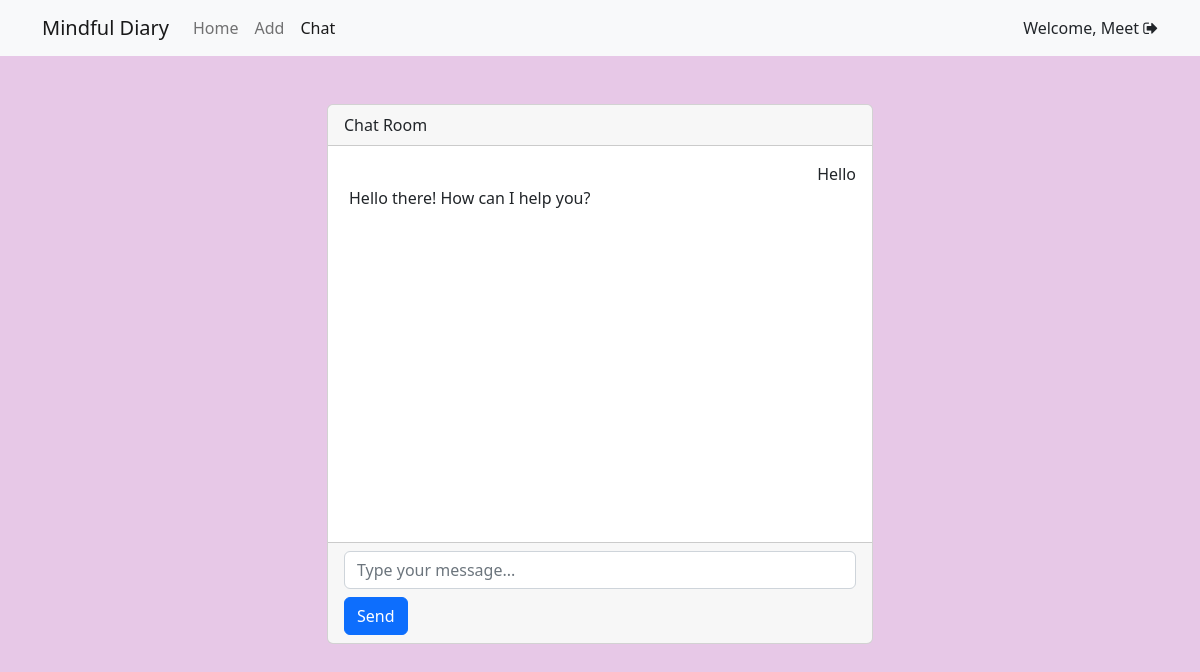
Page /chat/ (signed in) on the earlier database version.
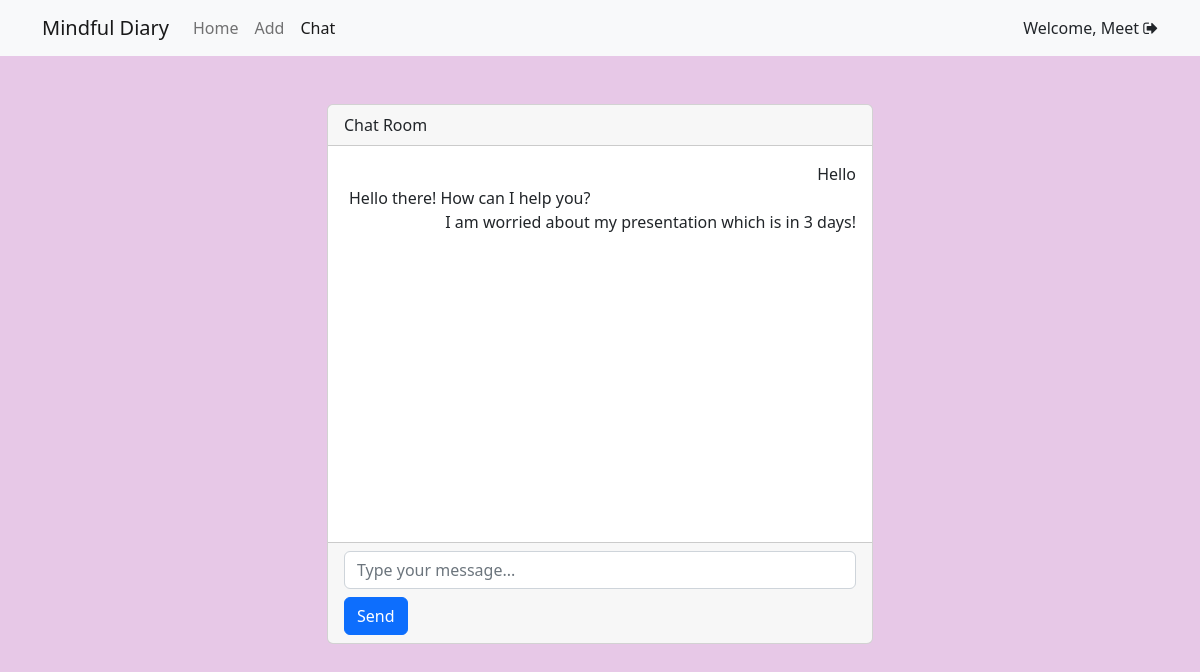
Same page on the later database version.
### home/models.py (models this page shows, shortened)
class ChatbotConversation(models.Model):
    user = models.ForeignKey(User, on_delete=models.CASCADE)
    message = models.TextField()
    timestamp = models.DateTimeField(auto_now_add=True)
    is_chatbot_message = models.BooleanField(default=False)

### home/views.py (the view)
# urls.py: path('chat/',chat, name="chat"),
@login_required(login_url="/login")
def chat(request):
    conversations = ChatbotConversation.objects.all()
    return render(request, "chat.html", {'page': 'Chat', 'conversations': conversations})

### home/templates/chat.html (shortened to what this page needs)
{% extends "base.html" %}
{% block body %}
<nav class="navbar navbar-expand-lg bg-light">
    <div class="container">
        <a class="navbar-brand" href="/">Mindful Diary</a>
        <div class="collapse navbar-collapse" id="navbarSupportedContent">
            <ul class="navbar-nav me-auto mb-2 mb-lg-0">
                <li class="nav-item">
                    <a class="nav-link" aria-current="page" href="/">Home</a>
                </li>
                <li class="nav-item">
                    <a class="nav-link " aria-current="page" href="/add">Add</a>
                </li>
                <li class="nav-item">
                    <a class="nav-link active" aria-current="page" href="">Chat</a>
                </li>
            </ul>
            <form class="d-flex" role="search">
                {% if request.user.is_authenticated %}
                <p class="my-auto">Welcome, {{request.user.first_name}}
                    <a style="color: inherit;" href="/logout"><i class="fa fa-sign-out"></i></a></p>
                {% else %}
                <a href="/login" class="btn btn-outline-success">Login</a>
                {% endif %}
            </form>
        </div>
    </div>
</nav>
<div class="container my-5">
    <div class="row">
        <div class="col-md-6 offset-md-3">
            <div style="height: 540px;" class="card">
                <div class="card-header">
                    Chat Room
                </div>
                <div class="card-body" id="chat-messages">
                    <ul id="message-list" style="list-style-type:none; padding-left:5px">
                        {% for conversation in conversations %}
                            {% if conversation.is_chatbot_message %}
                                <li class="chatbot-message">{{ conversation.message }}</li>
                            {% else %}
                                <li class="user-message">{{ conversation.message }}</li>
                            {% endif %}
                        {% endfor %}
                    </ul>
                </div>
                <div class="card-footer">
                    <input type="text" id="message-input" class="form-control" placeholder="Type your message...">
                    <button onclick="sendMessage()" class="btn btn-primary mt-2">Send</button>
                </div>
            </div>
        </div>
    </div>
</div>
{% endblock body %}

Differences in the rows shown:
added ChatbotConversation: message "I am worried about my presentation which is in 3 days!"
